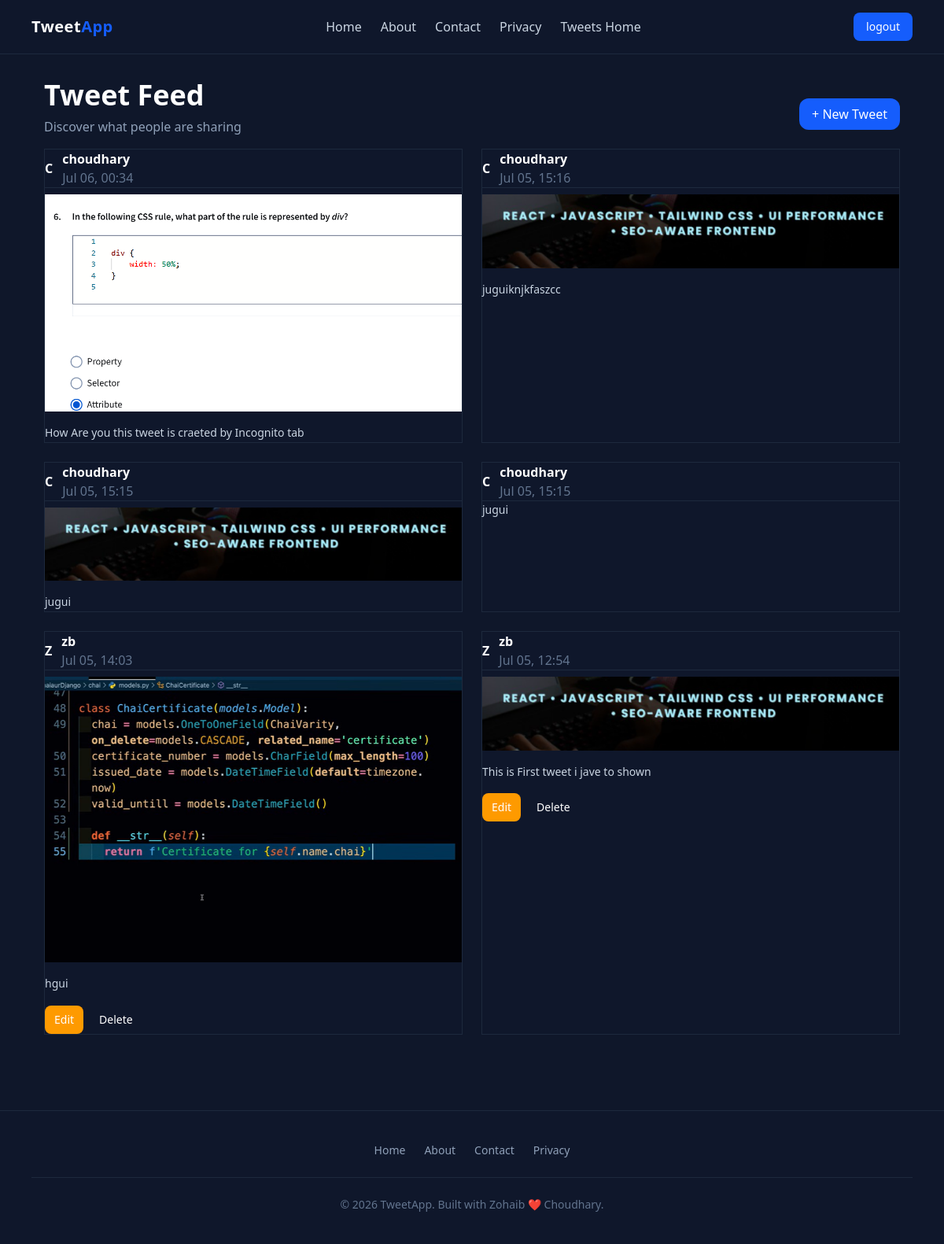
The app's page /tweets/ (signed in) with its own data.
### tweets/models.py (models this page shows, shortened)
class Tweets(models.Model):
    user = models.ForeignKey(User, on_delete=models.CASCADE)
    text = models.TextField(default="")
    photo = models.ImageField(upload_to='photos/', blank=True, null=True)
    created_at = models.DateTimeField(auto_now_add=True)
    updated_at = models.DateTimeField(auto_now=True)

### tweets/views.py (the view)
# urls.py: path('',views.tweet_read,name="tweet_list"),
def tweet_read(request):
    tweets=Tweets.objects.all().order_by('-created_at')
    return render(request,'tweet_list.html',{'tweets': tweets})

### tweets/templates/tweet_list.html (shortened to what this page needs)
{% extends "layout.html" %}
{% block content %}
<div class="max-w-6xl mx-auto mb-10 px-4">
  <div class="flex items-center justify-between">
    <div>
      <h1 class="text-4xl font-bold text-white tracking-tight">
        Tweet <span class="text-blue-500">Feed</span>
      </h1>
      <p class="text-slate-400 mt-2 mb-4">Discover what people are sharing</p>
    </div>
    <a
      href="{% url 'tweet_create' %}"
      class="px-4 py-2 bg-blue-600 hover:bg-blue-500 text-white rounded-xl shadow-md transition"
    >
      + New Tweet
    </a>
  </div>
</div>
<div class="max-w-6xl mx-auto px-4">
  <div class="grid grid-cols-1 md:grid-cols-2 lg:grid-cols-3 gap-6 items-start">
    {% for tweet in tweets %}
    <div
      class="w-full bg-slate-900 border border-slate-800 rounded-2xl overflow-hidden shadow-lg hover:shadow-blue-900/30 transition duration-300"
    >
      <div class="flex items-center gap-3 p-4 border-b border-slate-800">
        <div
          class="w-10 h-10 rounded-full bg-gradient-to-br from-blue-500 to-indigo-600 flex items-center justify-center text-white font-bold"
        >
          {{ tweet.user.username|first|upper }}
        </div>
        <div class="flex-1">
          <h2 class="text-white font-semibold leading-tight">
            {{ tweet.user.username }}
          </h2>
          <p class="text-slate-500 text-xs">
            {{ tweet.created_at|date:"M d, H:i" }}
          </p>
        </div>
      </div>
      {% if tweet.photo %}
      <div class="h-[200px] bg-slate-950 overflow-hidden mt-2 mb-4">
        <img
          src="{{ tweet.photo.url }}"
          class="w-full h-full object-cover hover:scale-105 transition duration-500"
          alt="tweet image"
        />
      </div>
      {% endif %}
      <div class="p-4">
        <p class="text-slate-300 text-sm leading-relaxed">{{ tweet.text }}</p>
        {% if tweet.user == user %}
        <div class="flex gap-2 mt-4">
          <a
            href="{% url 'tweet_edit' tweet.id %}"
            class="flex-1 text-center px-3 py-2 bg-amber-500 hover:bg-amber-600 text-white rounded-lg text-sm transition"
          >
            Edit
          </a>
          <a
            href="{% url 'tweet_delete' tweet.id %}"
            class="flex-1 text-center px-3 py-2 bg-red-600 hover:bg-red-500 text-white rounded-lg text-sm transition"
          >
            Delete
          </a>
        </div>
        {% endif %}
      </div>
    </div>
    {% endfor %}
  </div>
</div>
{% endblock %}

### templates/layout.html (style rules this page uses)
body { background-color: #0F172A; }

### records on screen
Tweets: user.username|first "C", user.username "choudhary", created_at "Jul 06, 00:34", photo (picture), text "How Are you this tweet is craeted by Incognito tab"
Tweets: user.username|first "C", user.username "choudhary", created_at "Jul 05, 15:16", photo (picture), text "juguiknjkfaszcc"
Tweets: user.username|first "C", user.username "choudhary", created_at "Jul 05, 15:15", photo (picture), text "jugui"
Tweets: user.username|first "C", user.username "choudhary", created_at "Jul 05, 15:15", text "jugui"
Tweets: user.username|first "Z", user.username "zb", created_at "Jul 05, 14:03", photo (picture), text "hgui", shows "Edit"
Tweets: user.username|first "Z", user.username "zb", created_at "Jul 05, 12:54", photo (picture), text "This is First tweet i jave to shown", shows "Edit"
